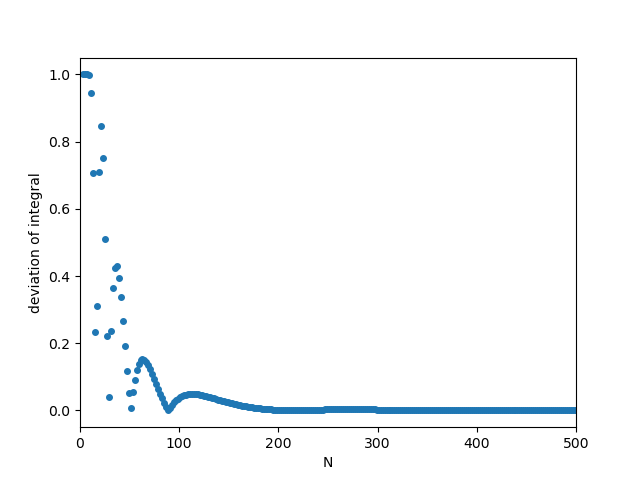

Write Python code to recreate this figure.
# python 3.8.13
# question1.py

# Created on Oct 28 13:32:23 2022
# version: 1.0
# @author: yinchaoyang
# --- utf-8 ---

# Compute the integration with Simpson's rule 
# using Equal spacing grids: r[i]=(i-1)h; i = 1, ..., N (try different N)

import numpy as np
import matplotlib.pyplot as plt

# Constants
Z = 14
n = 3
a = 0  # the lower limit of the integral
b = 40 # the upper limit of the integral

def R_3s(r):
    rho = 2 * Z * r / n
    return  1 / (9 * np.sqrt(3)) * (6 - 6 * rho + rho**2) * Z**(3 / 2) * np.exp(- rho / 2)

def f(r):
    return (R_3s(r) * r)**2

def SimpsonRule(a, b, N):
    h = (b - a) / (N - 1)
    r = np.zeros(N + 1)
    for i in range(1, N + 1):
        r[i] = (i - 1) * h
    integral = sum((r[2:N + 1] - r[1:N]) / (2 * 3) * (f(r[1:N]) + \
        f(r[2:N + 1]) + 4 * f((r[2:N + 1] + r[1:N]) / 2)))

    return integral

if __name__ == '__main__':
    hs = []
    integrals = []
    numOfPoints = []
    for numOfPoint in range(3, 3000, 2):
        numOfPoints.append(numOfPoint)
        hs.append((b - a) / (numOfPoint - 1))
        integral = SimpsonRule(a, b, numOfPoint)
        integrals.append(integral)
    
    # Find the minimum of numOfPoints that makes the deviation smaller than EPSILON
    # between the calculated integral and the real one.
    EPSILON = 1e-6
    for index in range(len(integrals)):
        if abs(integrals[index] - 1) < EPSILON:
            break
    print("the minimum of numOfPoints that makes the deviation smaller than %f\n"
        "between the calculated integral and the real one is %d\n" % (EPSILON, numOfPoints[index]))
    print("the corresponding integral is", integrals[index])

    # plot the deviation between the calculated integral and the real one 
    # with the different parameter h
    integrals = np.array(integrals)
    plt.plot(numOfPoints, abs(integrals - 1), 'o', markersize=4)
    plt.xlabel("N")
    plt.ylabel("deviation of integral")
    plt.xlim(0, 500)
    plt.show()
